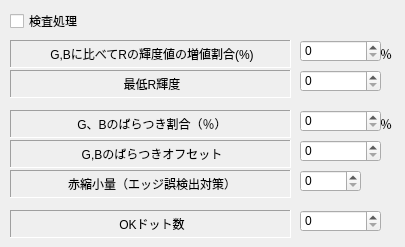
      <widget class="QWidget" name="tab_9">
       <attribute name="title">
        <string>赤色</string>
       </attribute>
       <widget class="QLabel" name="label_75">
        <property name="geometry">
         <rect>
          <x>10</x>
          <y>140</y>
          <width>281</width>
          <height>28</height>
         </rect>
        </property>
        <property name="frameShape">
         <enum>QFrame::Panel</enum>
        </property>
        <property name="frameShadow">
         <enum>QFrame::Sunken</enum>
        </property>
        <property name="text">
         <string>G,Bのばらつきオフセット</string>
        </property>
        <property name="alignment">
         <set>Qt::AlignCenter|Qt::AlignHCenter|Qt::AlignLeading|Qt::AlignLeft|Qt::AlignVCenter</set>
        </property>
       </widget>
       <widget class="QSpinBox" name="EditRedGBMerginOffset">
        <property name="geometry">
         <rect>
          <x>300</x>
          <y>140</y>
          <width>81</width>
          <height>22</height>
         </rect>
        </property>
        <property name="maximum">
         <number>255</number>
        </property>
       </widget>
       <widget class="QLabel" name="label_71">
        <property name="geometry">
         <rect>
          <x>10</x>
          <y>40</y>
          <width>281</width>
          <height>28</height>
         </rect>
        </property>
        <property name="frameShape">
         <enum>QFrame::Panel</enum>
        </property>
        <property name="frameShadow">
         <enum>QFrame::Sunken</enum>
        </property>
        <property name="text">
         <string>G,Bに比べてRの輝度値の増値割合(%)</string>
        </property>
        <property name="alignment">
         <set>Qt::AlignCenter|Qt::AlignHCenter|Qt::AlignLeading|Qt::AlignLeft|Qt::AlignVCenter</set>
        </property>
       </widget>
       <widget class="QSpinBox" name="EditRedHighRate">
        <property name="geometry">
         <rect>
          <x>300</x>
          <y>40</y>
          <width>81</width>
          <height>22</height>
         </rect>
        </property>
        <property name="maximum">
         <number>1000</number>
        </property>
       </widget>
       <widget class="QLabel" name="label_73">
        <property name="geometry">
         <rect>
          <x>10</x>
          <y>110</y>
          <width>281</width>
          <height>28</height>
         </rect>
        </property>
        <property name="frameShape">
         <enum>QFrame::Panel</enum>
        </property>
        <property name="frameShadow">
         <enum>QFrame::Sunken</enum>
        </property>
        <property name="text">
         <string>G、Bのばらつき割合（％）</string>
        </property>
        <property name="alignment">
         <set>Qt::AlignCenter|Qt::AlignHCenter|Qt::AlignLeading|Qt::AlignLeft|Qt::AlignVCenter</set>
        </property>
       </widget>
       <widget class="QLabel" name="label_72">
        <property name="geometry">
         <rect>
          <x>380</x>
          <y>110</y>
          <width>16</width>
          <height>28</height>
         </rect>
        </property>
        <property name="text">
         <string>％</string>
        </property>
       </widget>
       <widget class="QLabel" name="label_70">
        <property name="geometry">
         <rect>
          <x>380</x>
          <y>40</y>
          <width>16</width>
          <height>28</height>
         </rect>
        </property>
        <property name="text">
         <string>％</string>
        </property>
       </widget>
       <widget class="QCheckBox" name="checkBoxRedCheckMode">
        <property name="geometry">
         <rect>
          <x>10</x>
          <y>10</y>
          <width>108</width>
          <height>22</height>
         </rect>
        </property>
        <property name="text">
         <string>検査処理</string>
        </property>
       </widget>
       <widget class="QSpinBox" name="EditRedGBMerginRate">
        <property name="geometry">
         <rect>
          <x>300</x>
          <y>110</y>
          <width>81</width>
          <height>22</height>
         </rect>
        </property>
        <property name="maximum">
         <number>1000</number>
        </property>
       </widget>
       <widget class="QLabel" name="label_62">
        <property name="geometry">
         <rect>
          <x>10</x>
          <y>210</y>
          <width>281</width>
          <height>28</height>
         </rect>
        </property>
        <property name="frameShape">
         <enum>QFrame::Panel</enum>
        </property>
        <property name="frameShadow">
         <enum>QFrame::Sunken</enum>
        </property>
        <property name="text">
         <string>OKドット数</string>
        </property>
        <property name="alignment">
         <set>Qt::AlignCenter|Qt::AlignHCenter|Qt::AlignLeading|Qt::AlignLeft|Qt::AlignVCenter</set>
        </property>
       </widget>
       <widget class="QSpinBox" name="EditRedOKDot">
        <property name="geometry">
         <rect>
          <x>300</x>
          <y>210</y>
          <width>81</width>
          <height>22</height>
         </rect>
        </property>
        <property name="maximum">
         <number>99999999</number>
        </property>
       </widget>
       <widget class="QLabel" name="label_74">
        <property name="geometry">
         <rect>
          <x>10</x>
          <y>70</y>
          <width>281</width>
          <height>28</height>
         </rect>
        </property>
        <property name="frameShape">
         <enum>QFrame::Panel</enum>
        </property>
        <property name="frameShadow">
         <enum>QFrame::Sunken</enum>
        </property>
        <property name="text">
         <string>最低R輝度</string>
        </property>
        <property name="alignment">
         <set>Qt::AlignCenter|Qt::AlignHCenter|Qt::AlignLeading|Qt::AlignLeft|Qt::AlignVCenter</set>
        </property>
       </widget>
       <widget class="QSpinBox" name="EditRedMinBrightness">
        <property name="geometry">
         <rect>
          <x>300</x>
          <y>70</y>
          <width>81</width>
          <height>22</height>
         </rect>
        </property>
        <property name="maximum">
         <number>1000</number>
        </property>
       </widget>
       <widget class="QLabel" name="label_76">
        <property name="geometry">
         <rect>
          <x>10</x>
          <y>170</y>
          <width>281</width>
          <height>28</height>
         </rect>
        </property>
        <property name="frameShape">
         <enum>QFrame::Panel</enum>
        </property>
        <property name="frameShadow">
         <enum>QFrame::Sunken</enum>
        </property>
        <property name="text">
         <string>赤縮小量（エッジ誤検出対策）</string>
        </property>
        <property name="alignment">
         <set>Qt::AlignCenter|Qt::AlignHCenter|Qt::AlignLeading|Qt::AlignLeft|Qt::AlignVCenter</set>
        </property>
       </widget>
       <widget class="QSpinBox" name="EditRedShrink">
        <property name="geometry">
         <rect>
          <x>300</x>
          <y>170</y>
          <width>61</width>
          <height>22</height>
         </rect>
        </property>
        <property name="maximum">
         <number>100</number>
        </property>
       </widget>
      </widget>
